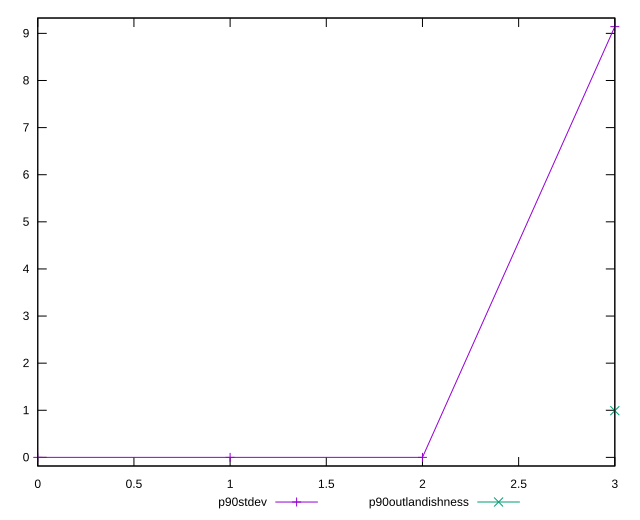

Write gnuplot code to recreate this figure.
reset

$p90Stdev <<EOF
0 0
1 0
2 0
3 9.143250336117799
EOF

$p90Outlandishness <<EOF
3 0.9913671988184477
EOF

set key outside below
set xrange [0:3]
set yrange [-0.18286500672235598:9.326115342840154]
set trange [-0.18286500672235598:9.326115342840154]
set terminal svg size 640, 520 enhanced background rgb 'white'
set output "reports/report_00031_2021-02-24T23-18-18.084Z/render-blocking-resources/progression/stddev.svg"

plot $p90Stdev title "p90stdev" with linespoints, \
     $p90Outlandishness title "p90outlandishness" with linespoints

reset
